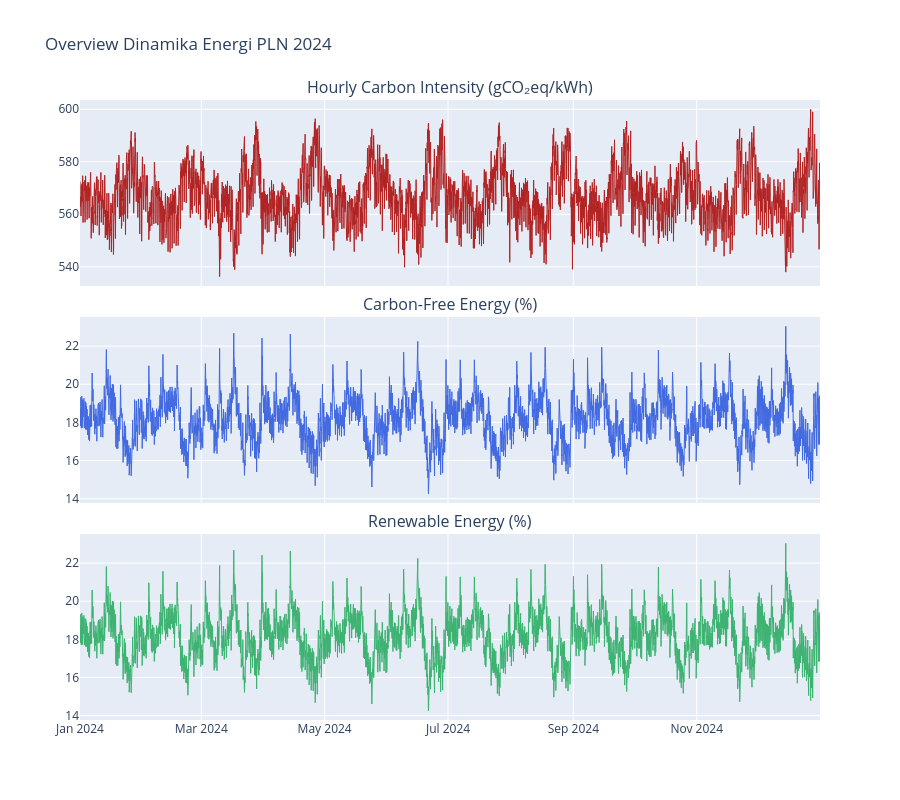

Notebook source saved alongside this figure:
### Code cell
fig = make_subplots(rows=3, cols=1, shared_xaxes=True, 
                    subplot_titles=("Hourly Carbon Intensity (gCO₂eq/kWh)", 
                                    "Carbon-Free Energy (%)", 
                                    "Renewable Energy (%)"),
                    vertical_spacing=0.05)

fig.add_trace(go.Scatter(x=df.index, y=df[col_ci], name="Carbon Intensity", line=dict(color='firebrick', width=1)), row=1, col=1)
fig.add_trace(go.Scatter(x=df.index, y=df[col_cfe], name="CFE %", line=dict(color='royalblue', width=1)), row=2, col=1)
fig.add_trace(go.Scatter(x=df.index, y=df[col_re], name="RE %", line=dict(color='mediumseagreen', width=1)), row=3, col=1)

fig.update_layout(height=800, title_text="Overview Dinamika Energi PLN 2024", showlegend=False, hovermode="x unified")
fig.show()

### Figure 1 — Plotly figure (JSON) as saved in the notebook; plotly's stock layout.template omitted (floating-point values rounded to 4 significant figures; data arrays with more than 128 entries replaced by an {"elided": "..."} marker saying what was removed)
{"data": [{"line": {"color": "firebrick", "width": 1}, "name": "Carbon Intensity", "type": "scatter", "x": {"elided": "8784 str values"}, "xaxis": "x", "y": {"elided": "8784 float values"}, "yaxis": "y"}, {"line": {"color": "royalblue", "width": 1}, "name": "CFE %", "type": "scatter", "x": {"elided": "8784 str values"}, "xaxis": "x2", "y": {"elided": "8784 float values"}, "yaxis": "y2"}, {"line": {"color": "mediumseagreen", "width": 1}, "name": "RE %", "type": "scatter", "x": {"elided": "8784 str values"}, "xaxis": "x3", "y": {"elided": "8784 float values"}, "yaxis": "y3"}], "layout": {"annotations": [{"font": {"size": 16}, "showarrow": false, "text": "Hourly Carbon Intensity (gCO₂eq/kWh)", "x": 0.5, "xanchor": "center", "xref": "paper", "y": 1, "yanchor": "bottom", "yref": "paper"}, {"font": {"size": 16}, "showarrow": false, "text": "Carbon-Free Energy (%)", "x": 0.5, "xanchor": "center", "xref": "paper", "y": 0.65, "yanchor": "bottom", "yref": "paper"}, {"font": {"size": 16}, "showarrow": false, "text": "Renewable Energy (%)", "x": 0.5, "xanchor": "center", "xref": "paper", "y": 0.3, "yanchor": "bottom", "yref": "paper"}], "height": 800, "hovermode": "x unified", "showlegend": false, "title": {"text": "Overview Dinamika Energi PLN 2024"}, "xaxis": {"anchor": "y", "domain": [0, 1], "matches": "x3", "showticklabels": false}, "xaxis2": {"anchor": "y2", "domain": [0, 1], "matches": "x3", "showticklabels": false}, "xaxis3": {"anchor": "y3", "domain": [0, 1]}, "yaxis": {"anchor": "x", "domain": [0.7, 1]}, "yaxis2": {"anchor": "x2", "domain": [0.35, 0.65]}, "yaxis3": {"anchor": "x3", "domain": [0, 0.3]}}}
